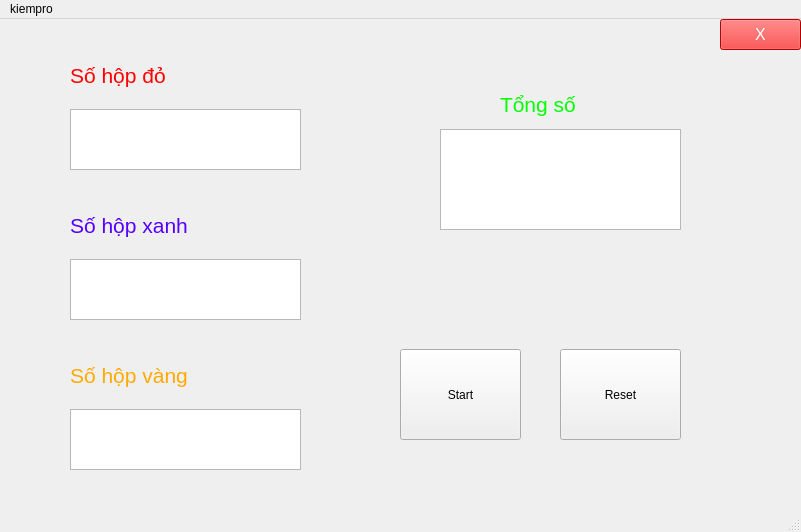
<?xml version="1.0" encoding="UTF-8"?>
<ui version="4.0">
 <class>MainWindow</class>
 <widget class="QMainWindow" name="MainWindow">
  <property name="geometry">
   <rect>
    <x>0</x>
    <y>0</y>
    <width>801</width>
    <height>532</height>
   </rect>
  </property>
  <property name="windowTitle">
   <string>MainWindow</string>
  </property>
  <widget class="QWidget" name="centralwidget">
   <widget class="QPushButton" name="pushButton">
    <property name="geometry">
     <rect>
      <x>720</x>
      <y>0</y>
      <width>81</width>
      <height>31</height>
     </rect>
    </property>
    <property name="font">
     <font>
      <pointsize>12</pointsize>
     </font>
    </property>
    <property name="styleSheet">
     <string notr="true">color: rgb(255, 255, 255);
background-color: rgb(255, 0, 0);
background-color: rgb(255, 0, 0);</string>
    </property>
    <property name="text">
     <string>X</string>
    </property>
   </widget>
   <widget class="QLabel" name="label">
    <property name="geometry">
     <rect>
      <x>70</x>
      <y>40</y>
      <width>121</width>
      <height>33</height>
     </rect>
    </property>
    <property name="font">
     <font>
      <pointsize>16</pointsize>
     </font>
    </property>
    <property name="styleSheet">
     <string notr="true">color: rgb(255, 0, 0);</string>
    </property>
    <property name="text">
     <string>Số hộp đỏ</string>
    </property>
   </widget>
   <widget class="QLabel" name="label_2">
    <property name="geometry">
     <rect>
      <x>70</x>
      <y>190</y>
      <width>171</width>
      <height>33</height>
     </rect>
    </property>
    <property name="font">
     <font>
      <pointsize>16</pointsize>
     </font>
    </property>
    <property name="styleSheet">
     <string notr="true">color: rgb(85, 0, 255);</string>
    </property>
    <property name="text">
     <string>Số hộp xanh</string>
    </property>
   </widget>
   <widget class="QLabel" name="label_3">
    <property name="geometry">
     <rect>
      <x>70</x>
      <y>340</y>
      <width>181</width>
      <height>33</height>
     </rect>
    </property>
    <property name="font">
     <font>
      <pointsize>16</pointsize>
     </font>
    </property>
    <property name="styleSheet">
     <string notr="true">color: rgb(255, 255, 0);
color: rgb(255, 170, 0);</string>
    </property>
    <property name="text">
     <string>Số hộp vàng</string>
    </property>
   </widget>
   <widget class="QLabel" name="label_4">
    <property name="geometry">
     <rect>
      <x>500</x>
      <y>50</y>
      <width>111</width>
      <height>71</height>
     </rect>
    </property>
    <property name="font">
     <font>
      <pointsize>16</pointsize>
     </font>
    </property>
    <property name="mouseTracking">
     <bool>false</bool>
    </property>
    <property name="acceptDrops">
     <bool>false</bool>
    </property>
    <property name="styleSheet">
     <string notr="true">color: rgb(0, 255, 0);</string>
    </property>
    <property name="frameShape">
     <enum>QFrame::NoFrame</enum>
    </property>
    <property name="frameShadow">
     <enum>QFrame::Sunken</enum>
    </property>
    <property name="text">
     <string>Tổng số</string>
    </property>
   </widget>
   <widget class="QTextBrowser" name="numRed1">
    <property name="geometry">
     <rect>
      <x>70</x>
      <y>90</y>
      <width>231</width>
      <height>61</height>
     </rect>
    </property>
   </widget>
   <widget class="QTextBrowser" name="textBrowser_2">
    <property name="geometry">
     <rect>
      <x>70</x>
      <y>240</y>
      <width>231</width>
      <height>61</height>
     </rect>
    </property>
   </widget>
   <widget class="QTextBrowser" name="textBrowser_3">
    <property name="geometry">
     <rect>
      <x>70</x>
      <y>390</y>
      <width>231</width>
      <height>61</height>
     </rect>
    </property>
   </widget>
   <widget class="QTextBrowser" name="textBrowser_4">
    <property name="geometry">
     <rect>
      <x>440</x>
      <y>110</y>
      <width>241</width>
      <height>101</height>
     </rect>
    </property>
   </widget>
   <widget class="QPushButton" name="btnStart">
    <property name="geometry">
     <rect>
      <x>400</x>
      <y>330</y>
      <width>121</width>
      <height>91</height>
     </rect>
    </property>
    <property name="text">
     <string>Start</string>
    </property>
   </widget>
   <widget class="QPushButton" name="btnReset">
    <property name="geometry">
     <rect>
      <x>560</x>
      <y>330</y>
      <width>121</width>
      <height>91</height>
     </rect>
    </property>
    <property name="text">
     <string>Reset</string>
    </property>
   </widget>
   <widget class="QLabel" name="numRed">
    <property name="geometry">
     <rect>
      <x>80</x>
      <y>100</y>
      <width>101</width>
      <height>41</height>
     </rect>
    </property>
    <property name="text">
     <string/>
    </property>
   </widget>
  </widget>
  <widget class="QMenuBar" name="menubar">
   <property name="geometry">
    <rect>
     <x>0</x>
     <y>0</y>
     <width>801</width>
     <height>26</height>
    </rect>
   </property>
   <widget class="QMenu" name="menukiempro">
    <property name="title">
     <string>kiempro</string>
    </property>
    <addaction name="action_p"/>
    <addaction name="actionTrai"/>
   </widget>
   <addaction name="menukiempro"/>
  </widget>
  <widget class="QStatusBar" name="statusbar"/>
  <action name="action_p">
   <property name="text">
    <string>Đẹp</string>
   </property>
  </action>
  <action name="actionTrai">
   <property name="text">
    <string>Trai</string>
   </property>
  </action>
 </widget>
 <resources/>
 <connections>
  <connection>
   <sender>pushButton</sender>
   <signal>clicked()</signal>
   <receiver>MainWindow</receiver>
   <slot>close()</slot>
   <hints>
    <hint type="sourcelabel">
     <x>761</x>
     <y>50</y>
    </hint>
    <hint type="destinationlabel">
     <x>726</x>
     <y>544</y>
    </hint>
   </hints>
  </connection>
 </connections>
</ui>
